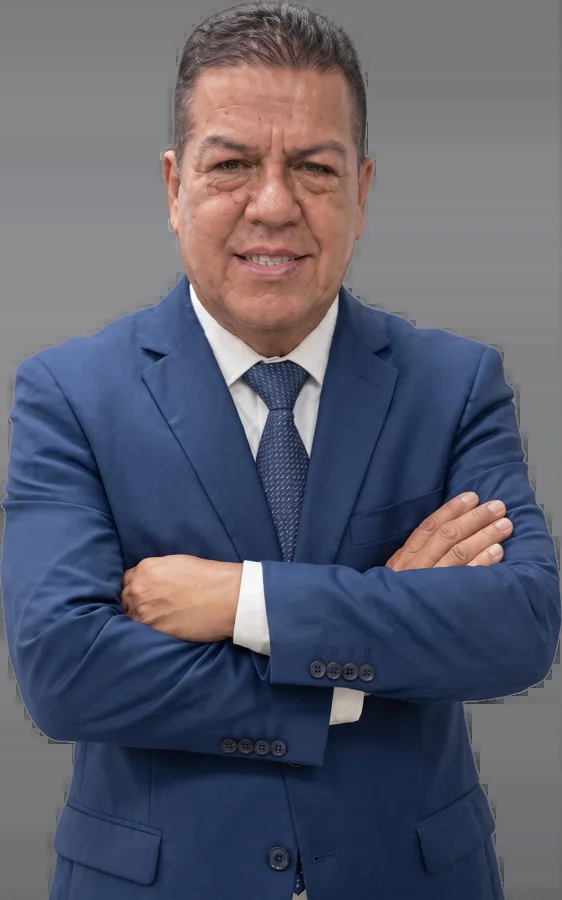
#> input picture sitios/cumbre-amazonas/img/juan.webp, 562 x 900 px, given in place of logo1.png, which was not available
$ python logos_transparentes.py ../../sitios/cumbre-amazonas/img/juan.webp ../../sitios/cumbre-amazonas/img/tania.webp
#> lines starting #> are read from the running program, lines starting #| are printed output that depends on the picture; after the words box and inside, x2 and y2 are one past the last pixel; in counts of white or black regions, pixels touching at a corner belong together
import cv2, numpy as np, sys, os
src, dst = sys.argv[1], sys.argv[2]
os.makedirs(dst, exist_ok=True)
def clave(n, tol=38, suave=30):
#> called with n = 1, tol = 38, suave = 30
    im=cv2.imread(f'{src}/logo{n}.png'); b=np.concatenate([im[0],im[-1],im[:,0],im[:,-1]]).astype(float)
#> in clave, im is the input picture: shape (900, 562, 3); mean B, G, R 108.5, 93.5, 91.6
#> after `b = np.concatenate([im[0], im[-1], im[:, 0], im[:, -1]]).astype(float)`: b = 2924 rows, first 8: [127, 123, 123], [127, 123, 123], [127, 123, 123], [127, 123, 123], [127, 123, 123], [127, 123, 123], [125, 123, 123], [125, 123, 123]
    bg=np.median(b,0); d=np.linalg.norm(im.astype(float)-bg,axis=2)
#> after `bg = np.median(b, 0)`: bg = [122, 121, 121]
#> after `d = np.linalg.norm(im.astype(float) - bg, axis=2)`:
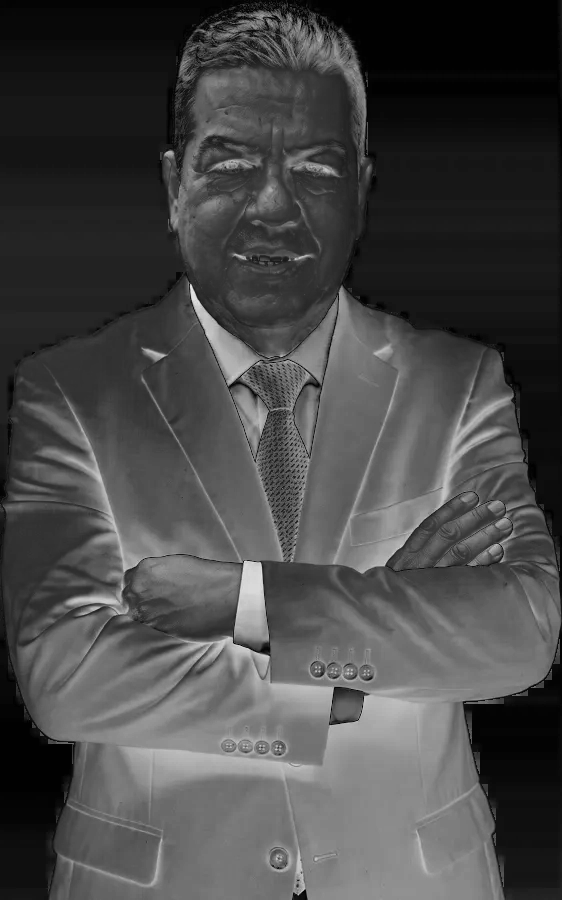
#> d: shape (900, 562) float64; min 1, max 231.5, mean 72.3
    a=np.clip((d-tol)/suave,0,1)
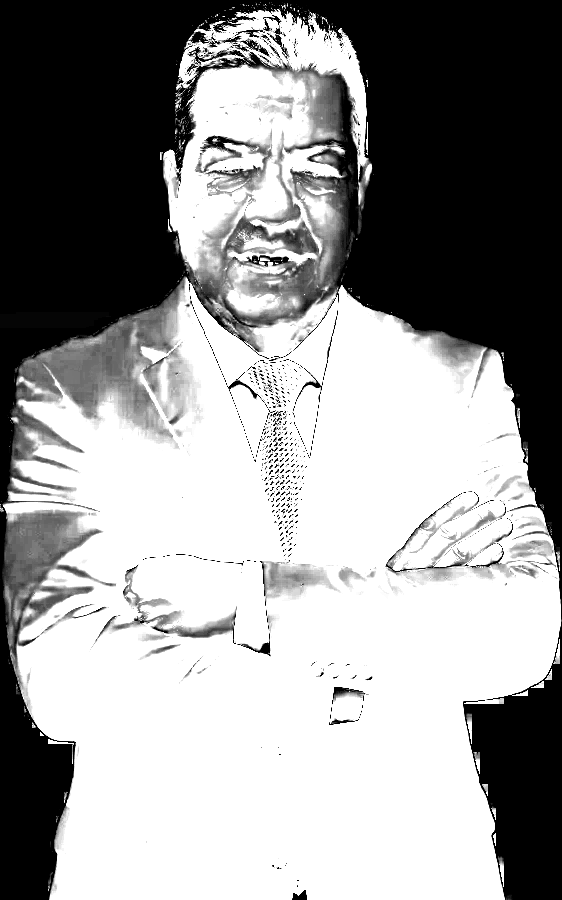
#> a: shape (900, 562) float64; min 0, max 1, mean 0.597
    return guardar(n, im, a)
def circulo(n, cx, cy, r):
    im=cv2.imread(f'{src}/logo{n}.png'); h,w=im.shape[:2]; a=np.zeros((h,w),np.uint8)
    cv2.circle(a,(int(cx*w),int(cy*h)),int(r*w),255,-1,cv2.LINE_AA); return guardar(n, im, a/255.)
def guardar(n, im, a):
#> called with n = 1
    a=(cv2.GaussianBlur((a*255).astype(np.uint8),(3,3),0))
    rgba=cv2.cvtColor(im,cv2.COLOR_BGR2BGRA); rgba[:,:,3]=a
    ys,xs=np.where(a>20); rgba=rgba[ys.min():ys.max()+1, xs.min():xs.max()+1]
    # luminancia media del dibujo (para decidir fondo)
    m=rgba[:,:,3]>128; lum=cv2.cvtColor(rgba[:,:,:3],cv2.COLOR_BGR2GRAY)[m].mean()
#> after `m = rgba[:, :, 3] > 128`:
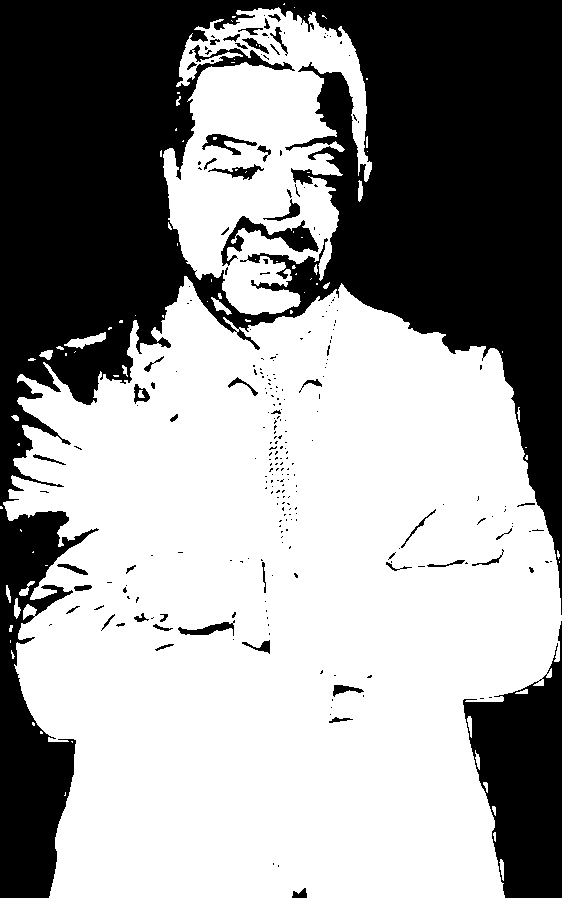
#> m: shape (898, 562) bool; 60.2% white; 262 black regions (212 under 20 px), largest, box (x1, y1, x2, y2) and area: (0, 0, 562, 898) 178443, (463, 621, 562, 898) 16145, (221, 216, 319, 266) 1405
#> after `lum = cv2.cvtColor(rgba[:, :, :3], cv2.COLOR_BGR2GRAY)[m].mean()`: lum = 74.01
    cv2.imwrite(f'{dst}/logo{n}.png', rgba); print(n, rgba.shape[1], rgba.shape[0], 'lum', int(lum))
#| 1 562 898 lum 74
for n in (1,2,3,4,5,6,8,9,10,12,13,16): clave(n)
#> pass 2 of the loop `for n in (1,2,3,4,5,6,8,9,10,12,13,16): clave(n)`:
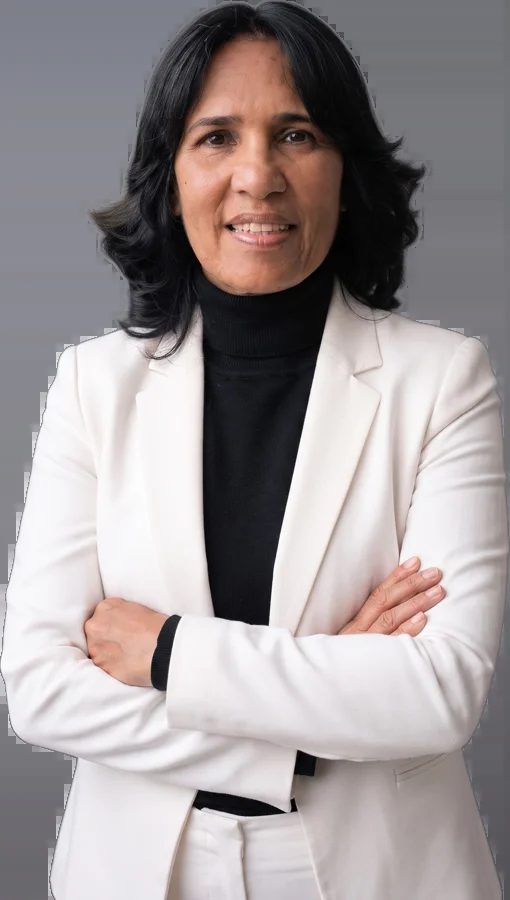
#> input picture sitios/cumbre-amazonas/img/tania.webp, 510 x 900 px, given in place of logo2.png, which was not available
#> in clave, im is the input picture: shape (900, 510, 3); mean B, G, R 151.4, 150.4, 157.9
#> b = 2820 rows, first 8: [138, 128, 125], [138, 128, 125], [138, 128, 125], [138, 128, 125], [138, 128, 125], [138, 128, 125], [138, 128, 125], [138, 128, 125]
#> bg = [127, 125, 125]
#> in clave (call 2), `d = np.linalg.norm(im.astype(float) - bg, axis=2)`:
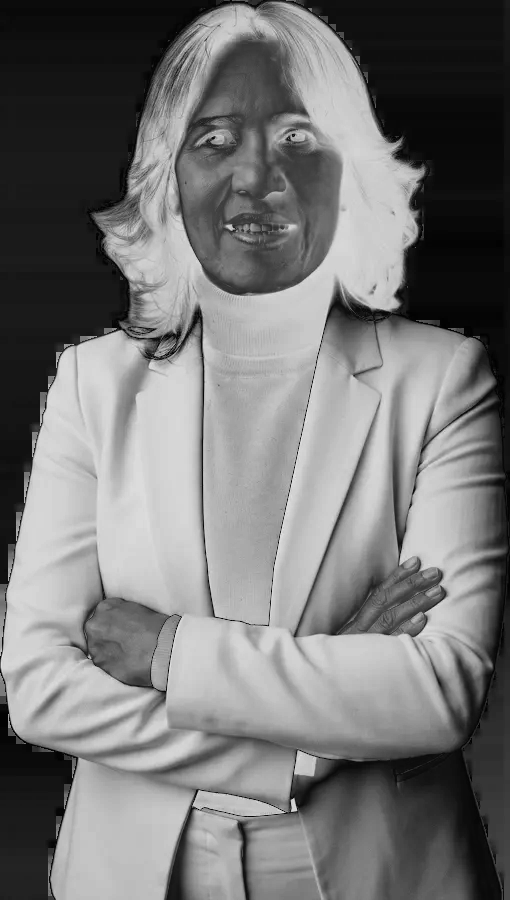
#> d: shape (900, 510) float64; min 1, max 224, mean 118.9
#> in guardar (call 2), `m = rgba[:, :, 3] > 128`:
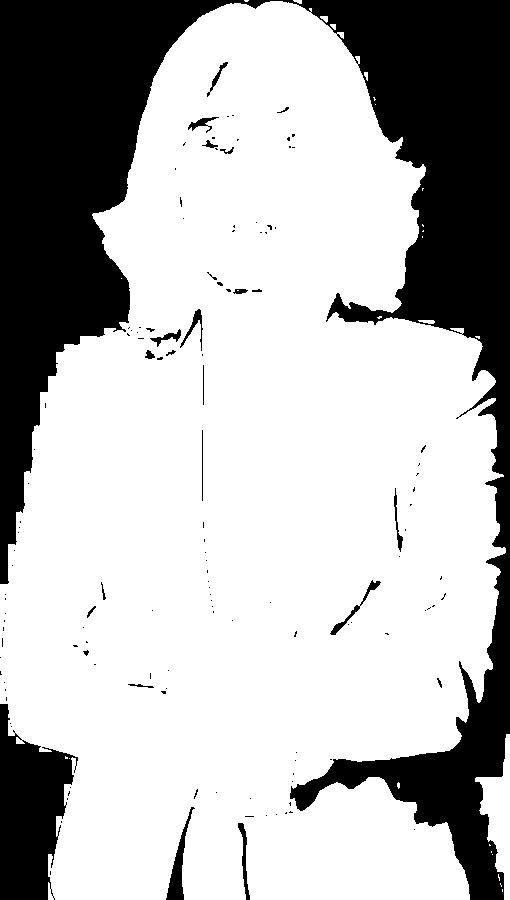
#> m: shape (900, 510) bool; 71.7% white; 135 black regions (111 under 20 px), largest, box (x1, y1, x2, y2) and area: (0, 0, 510, 900) 117410, (0, 704, 78, 900) 9542, (166, 807, 195, 900) 738
#> lum = 163.2
#| 2 510 900 lum 163
#> (the run stopped early here; a loop or call above may not have finished)
